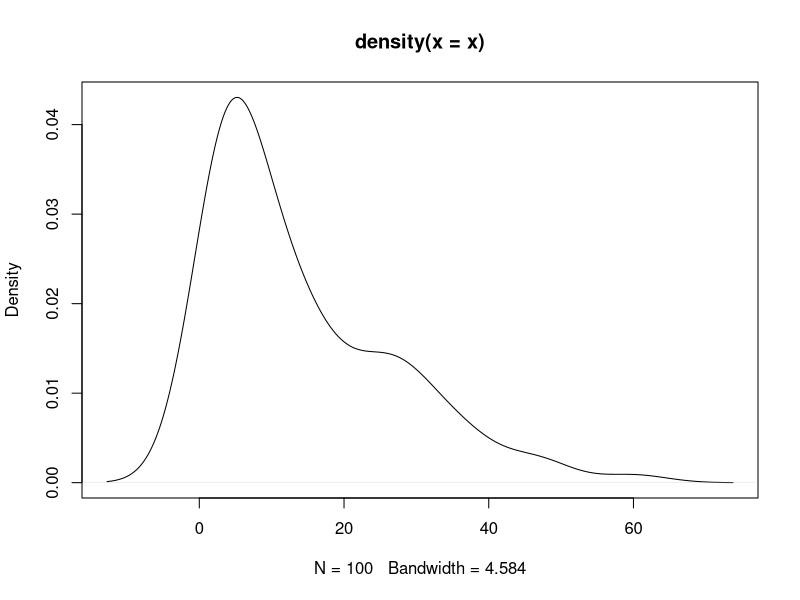
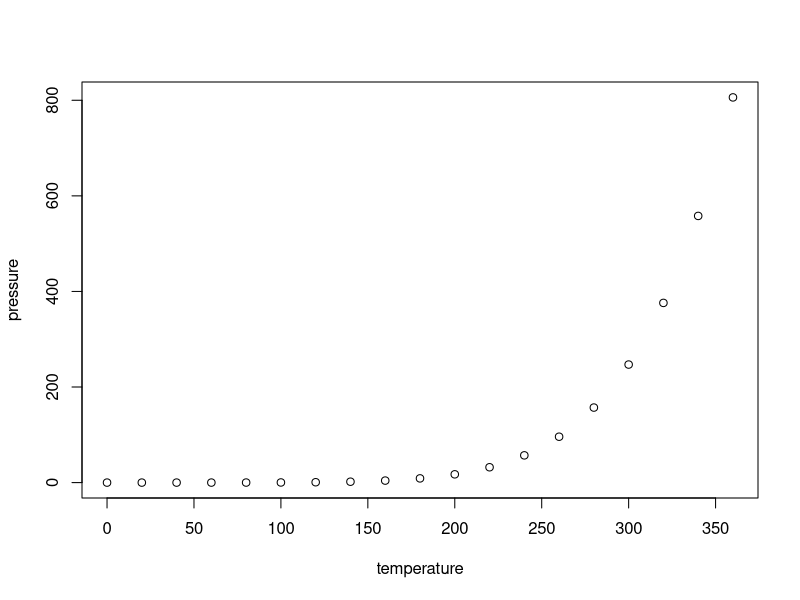

These charts were generated, in order, by the following R code:
## ---- chunk 1
knitr::opts_chunk$set(echo = TRUE)
## ---- chunk 2
set.seed(20210614)
outcomes <- c("KOPF", "ZAHL")

# This function simulates tossing a coin four times and counting the number of Heads ("KOPF") that appear. 

count_head_tossing_coin_four_times <- function() {
  
  number_head <- 0
  for (i in 1:4) {
    coin <- sample(outcomes, 1, prob = c(.5, .5))
    if (coin == "KOPF") {
      number_head <- number_head + 1
    }
  }
  return(number_head)
}
## ---- chunk 3
# This function 
n_repeat_counting_head <- function(n) {
  
  if (!is.numeric(n)) 
    stop("Anzahl der Wiederholungen muss natürliche Zahl sein.")
  if (n < 0)
    stop("Negative Anzahl an Wiederholungen nicht sinnvoll.")
  
  outcome <- vector(mode = "double", length = n)
  for (i in 1:n) {
   outcome[i] <- count_head_tossing_coin_four_times()
  }
  
  return(outcome)
}


n_times <- 10000
outcome <- n_repeat_counting_head(n_times)

four_head <- which(outcome == 4)
four_head

number_four_head <- length(four_head)
number_four_head

probability_four_head <- number_four_head / n_times
probability_four_head

## ---- chunk 4
gain <- probability_four_head * (-50) + (1 - probability_four_head) * 1
gain
## ---- chunk 5
n_until_four_head <- function() {
  
  k <- 0
  number_head <- -1
  
  while (number_head < 4) {
    k <- k + 1
    # print(k)
    number_head <- count_head_tossing_coin_four_times()
  }
  return(k)
}


## ---- chunk 6
x <- vector(mode = "numeric", length = 100)
for (i in seq_along(x)) {
  x[i] <- n_until_four_head()
}
x

mean(x)

## ---- chunk 7
plot(density(x))
## ---- chunk 8
summary(cars)
## ---- chunk 9
plot(pressure)
